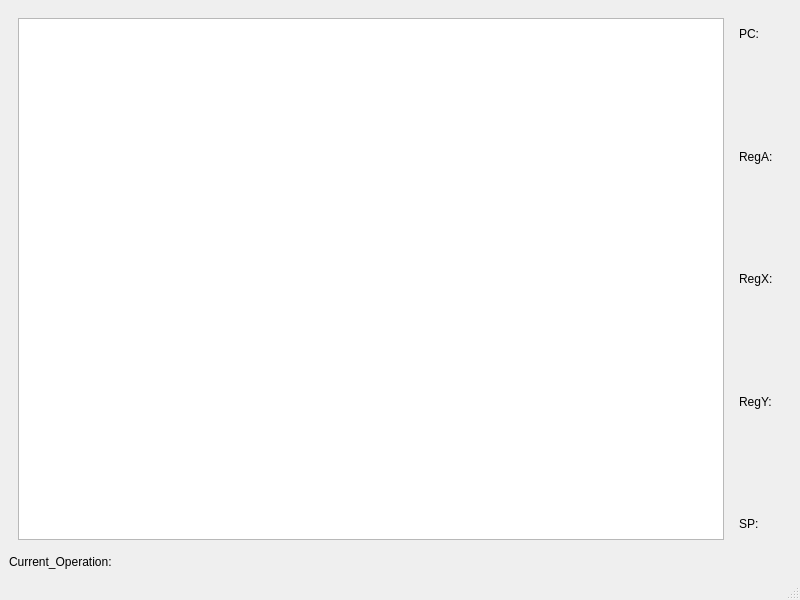
<?xml version="1.0" encoding="UTF-8"?>
<ui version="4.0">
 <class>Debugger</class>
 <widget class="QMainWindow" name="Debugger">
  <property name="geometry">
   <rect>
    <x>0</x>
    <y>0</y>
    <width>800</width>
    <height>600</height>
   </rect>
  </property>
  <property name="minimumSize">
   <size>
    <width>800</width>
    <height>600</height>
   </size>
  </property>
  <property name="maximumSize">
   <size>
    <width>1280</width>
    <height>720</height>
   </size>
  </property>
  <property name="windowTitle">
   <string>Debugger</string>
  </property>
  <widget class="QWidget" name="centralwidget">
   <layout class="QVBoxLayout" name="verticalLayout">
    <item>
     <widget class="QWidget" name="CPUwidget" native="true">
      <layout class="QHBoxLayout" name="horizontalLayout">
       <item>
        <widget class="QTableWidget" name="MemoryTable">
         <property name="sizePolicy">
          <sizepolicy hsizetype="Expanding" vsizetype="Expanding">
           <horstretch>0</horstretch>
           <verstretch>0</verstretch>
          </sizepolicy>
         </property>
        </widget>
       </item>
       <item>
        <layout class="QVBoxLayout" name="verticalLayout_2"/>
       </item>
       <item>
        <widget class="QWidget" name="Registerwidget" native="true">
         <layout class="QGridLayout" name="gridLayout">
          <item row="0" column="0">
           <widget class="QLabel" name="PC_label">
            <property name="text">
             <string>PC:</string>
            </property>
           </widget>
          </item>
          <item row="1" column="0">
           <spacer name="verticalSpacer">
            <property name="orientation">
             <enum>Qt::Vertical</enum>
            </property>
            <property name="sizeHint" stdset="0">
             <size>
              <width>20</width>
              <height>40</height>
             </size>
            </property>
           </spacer>
          </item>
          <item row="2" column="0">
           <widget class="QLabel" name="RegA_label">
            <property name="text">
             <string>RegA:</string>
            </property>
           </widget>
          </item>
          <item row="3" column="0">
           <spacer name="verticalSpacer_2">
            <property name="orientation">
             <enum>Qt::Vertical</enum>
            </property>
            <property name="sizeHint" stdset="0">
             <size>
              <width>20</width>
              <height>40</height>
             </size>
            </property>
           </spacer>
          </item>
          <item row="4" column="0">
           <widget class="QLabel" name="RegX_label">
            <property name="text">
             <string>RegX:</string>
            </property>
           </widget>
          </item>
          <item row="5" column="0">
           <spacer name="verticalSpacer_3">
            <property name="orientation">
             <enum>Qt::Vertical</enum>
            </property>
            <property name="sizeHint" stdset="0">
             <size>
              <width>20</width>
              <height>40</height>
             </size>
            </property>
           </spacer>
          </item>
          <item row="6" column="0">
           <widget class="QLabel" name="RegY_label">
            <property name="text">
             <string>RegY:</string>
            </property>
           </widget>
          </item>
          <item row="7" column="0">
           <spacer name="verticalSpacer_4">
            <property name="orientation">
             <enum>Qt::Vertical</enum>
            </property>
            <property name="sizeHint" stdset="0">
             <size>
              <width>20</width>
              <height>40</height>
             </size>
            </property>
           </spacer>
          </item>
          <item row="8" column="0">
           <widget class="QLabel" name="SP_label">
            <property name="text">
             <string>SP:</string>
            </property>
           </widget>
          </item>
         </layout>
        </widget>
       </item>
      </layout>
     </widget>
    </item>
    <item>
     <widget class="QLabel" name="Curr_Op_label">
      <property name="text">
       <string>Current_Operation:</string>
      </property>
     </widget>
    </item>
   </layout>
  </widget>
  <widget class="QMenuBar" name="menubar">
   <property name="geometry">
    <rect>
     <x>0</x>
     <y>0</y>
     <width>800</width>
     <height>21</height>
    </rect>
   </property>
  </widget>
  <widget class="QStatusBar" name="statusbar"/>
 </widget>
 <resources/>
 <connections/>
</ui>
